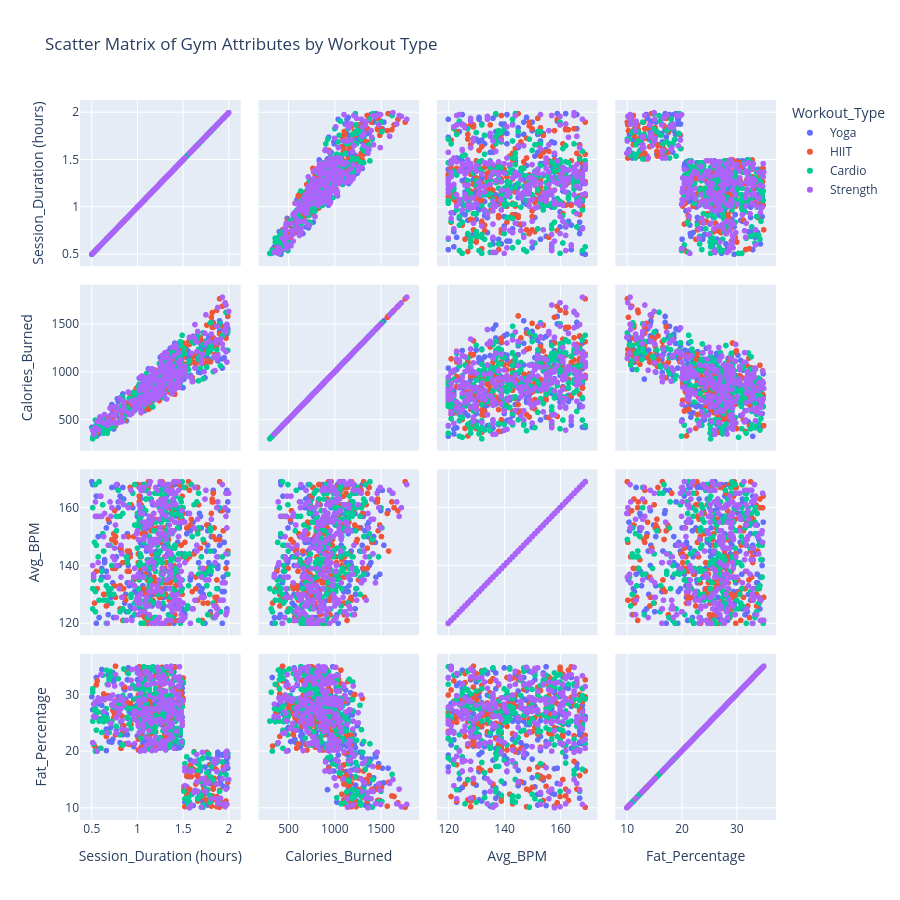

Notebook code cell kept with this figure:
### Code cell
fig = px.scatter_matrix(
    df,
    dimensions=['Session_Duration (hours)', 'Calories_Burned', 'Avg_BPM', 'Fat_Percentage'],
    color='Workout_Type',
    title="Scatter Matrix of Gym Attributes by Workout Type",
    width=900,
    height=900
)
fig.show()

### Figure 1 — Plotly figure (JSON) as saved in the notebook; plotly's stock layout.template omitted (floating-point values rounded to 4 significant figures; data arrays with more than 128 entries replaced by an {"elided": "..."} marker saying what was removed)
{"data": [{"dimensions": [{"axis": {"matches": true}, "label": "Session_Duration (hours)", "values": {"elided": "239 float values"}}, {"axis": {"matches": true}, "label": "Calories_Burned", "values": {"elided": "239 float values"}}, {"axis": {"matches": true}, "label": "Avg_BPM", "values": {"elided": "239 int values"}}, {"axis": {"matches": true}, "label": "Fat_Percentage", "values": {"elided": "239 float values"}}], "hovertemplate": "Workout_Type=Yoga<br>%{xaxis.title.text}=%{x}<br>%{yaxis.title.text}=%{y}<extra></extra>", "legendgroup": "Yoga", "marker": {"color": "#636efa", "symbol": "circle"}, "name": "Yoga", "showlegend": true, "type": "splom"}, {"dimensions": [{"axis": {"matches": true}, "label": "Session_Duration (hours)", "values": {"elided": "221 float values"}}, {"axis": {"matches": true}, "label": "Calories_Burned", "values": {"elided": "221 float values"}}, {"axis": {"matches": true}, "label": "Avg_BPM", "values": {"elided": "221 int values"}}, {"axis": {"matches": true}, "label": "Fat_Percentage", "values": {"elided": "221 float values"}}], "hovertemplate": "Workout_Type=HIIT<br>%{xaxis.title.text}=%{x}<br>%{yaxis.title.text}=%{y}<extra></extra>", "legendgroup": "HIIT", "marker": {"color": "#EF553B", "symbol": "circle"}, "name": "HIIT", "showlegend": true, "type": "splom"}, {"dimensions": [{"axis": {"matches": true}, "label": "Session_Duration (hours)", "values": {"elided": "255 float values"}}, {"axis": {"matches": true}, "label": "Calories_Burned", "values": {"elided": "255 float values"}}, {"axis": {"matches": true}, "label": "Avg_BPM", "values": {"elided": "255 int values"}}, {"axis": {"matches": true}, "label": "Fat_Percentage", "values": {"elided": "255 float values"}}], "hovertemplate": "Workout_Type=Cardio<br>%{xaxis.title.text}=%{x}<br>%{yaxis.title.text}=%{y}<extra></extra>", "legendgroup": "Cardio", "marker": {"color": "#00cc96", "symbol": "circle"}, "name": "Cardio", "showlegend": true, "type": "splom"}, {"dimensions": [{"axis": {"matches": true}, "label": "Session_Duration (hours)", "values": {"elided": "258 float values"}}, {"axis": {"matches": true}, "label": "Calories_Burned", "values": {"elided": "258 float values"}}, {"axis": {"matches": true}, "label": "Avg_BPM", "values": {"elided": "258 int values"}}, {"axis": {"matches": true}, "label": "Fat_Percentage", "values": {"elided": "258 float values"}}], "hovertemplate": "Workout_Type=Strength<br>%{xaxis.title.text}=%{x}<br>%{yaxis.title.text}=%{y}<extra></extra>", "legendgroup": "Strength", "marker": {"color": "#ab63fa", "symbol": "circle"}, "name": "Strength", "showlegend": true, "type": "splom"}], "layout": {"dragmode": "select", "height": 900, "legend": {"title": {"text": "Workout_Type"}, "tracegroupgap": 0}, "title": {"text": "Scatter Matrix of Gym Attributes by Workout Type"}, "width": 900}}
